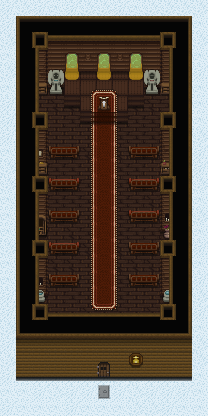

A level layout from a 2D game, rendered from its tile map. Below: a short description, then the map file with its tile-grid data intact:
An orthogonal 13x26 tile map with 16x16 px tiles, 5 tile layers (logic, base, deco, deco2, ...), 3 tilesets and 1 object (mob).

<map version="1.0" tiledversion="2020.12.26" orientation="orthogonal" renderorder="left-up" width="13" height="26" tilewidth="16" tileheight="16" infinite="0" nextlayerid="33" nextobjectid="2">
 <tileset firstgid="1" source="tilesets/logic.tsx" />
 <tileset firstgid="65" source="tilesets/tiles_town_inside.tsx" />
 <tileset firstgid="1089" source="tilesets/Mobs.tsx" />
 <layer id="27" name="logic" width="13" height="26" locked="1">
  <data encoding="csv">
2,2,2,2,2,2,2,2,2,2,2,2,2,
2,5,5,5,5,5,5,5,5,5,5,5,2,
2,5,5,5,5,5,5,5,5,5,5,5,2,
2,5,5,5,5,5,5,5,5,5,5,5,2,
2,5,5,5,2,2,2,2,2,5,5,5,2,
2,5,5,5,2,2,2,2,2,5,5,5,2,
2,5,2,2,2,2,5,2,2,2,2,5,2,
2,5,5,2,2,2,2,2,2,2,5,5,2,
2,5,5,2,2,2,2,2,2,2,5,5,2,
2,5,5,5,5,2,2,2,5,5,5,5,2,
2,5,2,2,2,2,2,2,2,2,2,5,2,
2,5,5,5,5,2,2,2,5,5,5,5,2,
2,5,5,2,2,2,2,2,2,2,5,5,2,
2,5,5,5,5,2,2,2,5,5,5,5,2,
2,5,2,2,2,2,2,2,2,2,2,5,2,
2,5,5,5,5,2,2,2,5,5,5,5,2,
2,5,5,2,2,2,2,2,2,2,5,5,2,
2,5,5,5,5,2,2,2,5,5,5,5,2,
2,5,2,2,2,2,2,2,2,2,2,5,2,
2,5,5,2,2,2,2,2,2,2,5,5,2,
2,5,5,5,5,5,2,5,5,5,5,5,2,
2,5,5,5,5,5,2,5,5,5,5,5,2,
2,5,5,5,5,5,2,5,5,5,5,5,2,
2,2,2,2,2,5,2,5,2,2,2,2,2,
2,2,2,2,2,5,8,5,2,2,2,2,2,
2,2,2,2,2,5,5,5,2,2,2,2,2
</data>
 </layer>
 <objectgroup id="32" name="objects" locked="1">
  <object id="1" name="BishopNPC" type="mob" x="104" y="92">
   <point />
  </object>
 </objectgroup>
 <layer id="28" name="base" width="13" height="26" locked="1">
  <data encoding="csv">
98,130,98,66,98,130,130,98,66,130,130,130,130,
98,78,76,76,76,76,76,76,76,76,76,79,66,
130,108,105,291,292,291,292,291,291,290,105,109,130,
66,108,293,300,303,299,303,299,303,300,293,109,66,
130,108,295,300,305,306,306,306,307,300,294,109,98,
66,108,290,292,305,306,306,306,307,291,292,109,66,
98,108,290,292,292,305,354,307,292,292,291,109,66,
98,108,105,290,291,290,354,290,291,291,105,109,66,
98,108,293,290,290,290,354,291,291,291,293,109,130,
66,108,297,290,292,292,354,292,290,291,295,109,98,
130,108,291,291,291,290,354,291,291,290,292,109,98,
130,108,105,292,291,291,354,291,290,291,105,109,130,
66,108,293,291,291,291,354,291,291,292,293,109,66,
66,108,294,291,290,290,354,291,290,290,296,109,130,
66,108,291,290,292,291,354,291,291,291,291,109,66,
130,108,105,292,291,292,354,292,290,292,105,109,98,
66,108,293,292,292,290,354,292,292,292,293,109,66,
66,108,296,290,290,290,354,291,290,290,295,109,98,
98,108,292,290,291,290,354,291,290,290,292,109,130,
98,108,105,290,290,292,290,292,290,292,105,109,98,
130,80,77,77,77,77,291,77,77,77,77,81,66,
98,96,96,96,96,96,292,96,96,96,96,96,130,
130,128,128,128,128,128,292,128,128,128,128,128,130,
98,66,98,98,98,98,98,130,130,98,98,66,66,
66,66,98,130,98,98,98,98,130,98,98,98,66,
98,66,66,66,98,66,66,66,130,130,98,66,66
</data>
 </layer>
 <layer id="29" name="deco" width="13" height="26" locked="1">
  <data encoding="csv">
0,0,0,0,0,0,0,0,0,0,0,0,0,
0,0,0,0,0,0,0,0,0,0,0,0,0,
0,0,0,302,302,302,302,302,302,302,0,0,0,
0,0,0,0,0,0,0,0,0,0,0,0,0,
0,0,0,0,304,301,304,301,304,0,0,0,0,
0,0,298,301,0,321,322,323,0,301,298,0,0,
0,0,0,0,0,353,0,355,0,0,0,0,0,
0,0,0,0,0,353,0,355,0,0,0,0,0,
0,0,0,0,0,353,0,355,0,0,0,0,0,
0,0,0,324,325,353,0,355,324,325,0,0,0,
0,0,298,0,0,353,0,355,0,0,298,0,0,
0,0,0,356,357,353,0,355,356,357,0,0,0,
0,0,0,0,0,353,0,355,0,0,0,0,0,
0,0,0,324,325,353,0,355,356,357,0,0,0,
0,0,298,0,0,353,0,355,0,0,298,0,0,
0,0,0,356,357,353,0,355,324,325,0,0,0,
0,0,0,0,0,353,0,355,0,0,0,0,0,
0,0,0,324,325,353,0,355,324,325,0,0,0,
0,0,298,0,0,353,0,355,0,0,298,0,0,
0,0,0,0,0,385,386,387,0,0,0,0,0,
0,0,0,0,0,0,0,0,0,0,0,0,0,
0,0,0,0,0,0,0,0,0,0,0,0,0,
0,0,0,0,0,0,0,0,0,0,0,0,0,
0,160,160,160,160,160,313,160,160,160,160,160,0,
0,0,0,0,0,0,0,0,0,0,0,0,0,
0,0,0,0,0,0,0,0,0,0,0,0,0
</data>
 </layer>
 <layer id="30" name="deco2" width="13" height="26" locked="1">
  <data encoding="csv">
0,0,0,0,0,0,0,0,0,0,0,0,0,
0,0,0,0,0,0,0,0,0,0,0,0,0,
0,0,0,0,0,0,0,0,0,0,0,0,0,
0,0,0,0,332,0,332,0,332,0,0,0,0,
0,0,0,330,364,0,364,0,364,331,0,0,0,
0,0,391,362,0,0,0,0,0,363,391,0,0,
0,0,0,0,308,0,326,0,308,0,0,0,0,
0,0,0,0,0,309,310,311,0,0,0,0,0,
0,0,0,0,0,0,0,0,0,0,0,0,0,
0,0,0,0,0,0,0,0,0,0,0,0,0,
0,0,392,0,0,0,0,0,0,0,393,0,0,
0,0,0,0,0,0,0,0,0,0,0,0,0,
0,0,0,0,0,0,0,0,0,0,0,0,0,
0,0,329,0,0,0,0,0,0,0,0,0,0,
0,0,361,0,0,0,0,0,0,0,390,0,0,
0,0,0,0,0,0,0,0,0,0,0,0,0,
0,0,0,0,0,0,0,0,0,0,0,0,0,
0,0,0,0,0,0,0,0,0,0,0,0,0,
0,0,394,0,0,0,0,0,0,0,395,0,0,
0,0,0,0,0,0,0,0,0,0,0,0,0,
0,0,0,0,0,0,0,0,0,0,0,0,0,
0,0,0,0,0,0,0,0,0,0,0,0,0,
0,0,0,0,0,0,0,0,289,0,0,0,0,
0,0,0,0,0,0,0,0,0,0,0,0,0,
0,0,0,0,0,0,65,0,0,0,0,0,0,
0,0,0,0,0,0,0,0,0,0,0,0,0
</data>
 </layer>
 <layer id="31" name="roof_base" width="13" height="26" locked="1">
  <data encoding="csv">
0,0,0,0,0,0,0,0,0,0,0,0,0,
0,0,0,0,0,0,0,0,0,0,0,0,0,
0,0,0,115,115,115,115,115,115,115,0,0,0,
0,0,147,0,0,0,0,0,0,0,146,0,0,
0,0,147,0,0,0,0,0,0,0,146,0,0,
0,0,147,0,0,0,0,0,0,0,146,0,0,
0,0,147,0,0,0,0,0,0,0,146,0,0,
0,0,0,0,0,0,0,0,0,0,0,0,0,
0,0,147,0,0,0,0,0,0,0,146,0,0,
0,0,147,0,0,0,0,0,0,0,146,0,0,
0,0,147,0,0,0,0,0,0,0,146,0,0,
0,0,0,0,0,0,0,0,0,0,0,0,0,
0,0,147,0,0,0,0,0,0,0,146,0,0,
0,0,147,0,0,0,0,0,0,0,146,0,0,
0,0,147,0,0,0,0,0,0,0,146,0,0,
0,0,0,0,0,0,0,0,0,0,0,0,0,
0,0,147,0,0,0,0,0,0,0,146,0,0,
0,0,147,0,0,0,0,0,0,0,146,0,0,
0,0,147,0,0,0,0,0,0,0,146,0,0,
0,0,0,114,114,114,114,114,114,114,0,0,0,
0,0,0,0,0,0,77,0,0,0,0,0,0,
0,0,0,0,0,0,96,0,0,0,0,0,0,
0,0,0,0,0,0,312,0,0,0,0,0,0,
0,0,0,0,0,0,0,0,0,0,0,0,0,
0,0,0,0,0,0,0,0,0,0,0,0,0,
0,0,0,0,0,0,0,0,0,0,0,0,0
</data>
 </layer>
</map>
